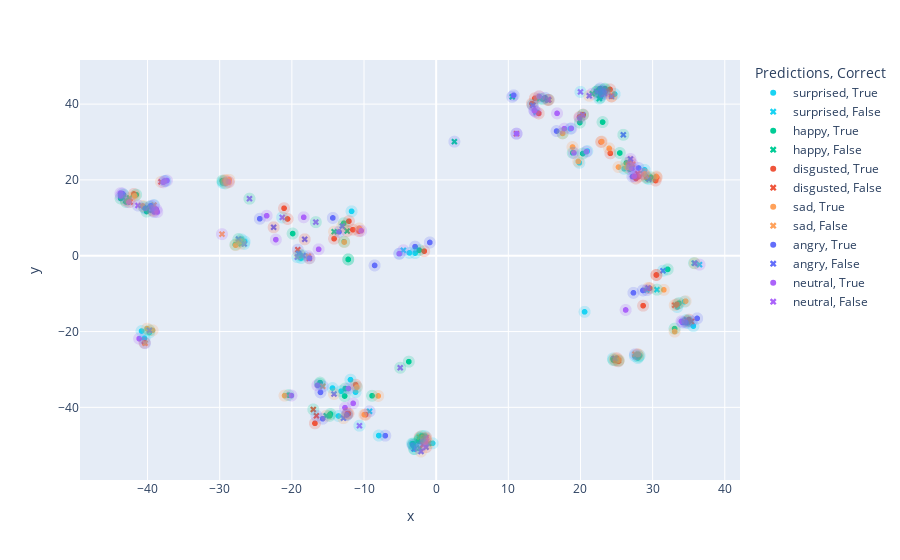

Notebook source saved alongside this figure:
### Code cell
predictions_series = pd.Series(predictions, name="Predictions").replace(range(len(CLASS_NAMES)), CLASS_NAMES) #type: ignore
labels_series = pd.Series(labels, name="Label").replace(range(len(CLASS_NAMES)), CLASS_NAMES) # type: ignore
discrete_color_map = dict(zip(CLASS_NAMES, px.colors.qualitative.Plotly))
symbol_map = {1: "circle", 0: "x"}

correct_state = pd.Series(labels_series == predictions_series, name="Correct")
visdf = pd.concat([data_points2d_df, labels_series, predictions_series, correct_state], axis=1)
visdf2 = pd.concat([data_points2d_df, labels_series, predictions_series, correct_state], axis=1)
fig = px.scatter(visdf, x="x", y="y", color="Predictions", hover_data=["Label"], symbol="Correct", color_discrete_map=discrete_color_map, symbol_map=symbol_map)
fig2 = px.scatter(visdf, x="x", y="y", color="Label", hover_data=["Predictions"], opacity=0.2, color_discrete_map=discrete_color_map)

fig2.update_traces(dict(
  marker=dict(
    size=12,
  ),
  showlegend=False
))

fig.add_traces(fig2.data)

fig.show()

### Figure 1 — Plotly figure (JSON) as saved in the notebook; plotly's stock layout.template omitted (floating-point values rounded to 4 significant figures)
{"data": [{"customdata": [["surprised"], ["surprised"], ["surprised"], ["surprised"], ["surprised"], ["surprised"], ["surprised"], ["surprised"], ["surprised"], ["surprised"], ["surprised"], ["surprised"], ["surprised"], ["surprised"], ["surprised"], ["surprised"], ["surprised"], ["surprised"], ["surprised"], ["surprised"], ["surprised"], ["surprised"], ["surprised"], ["surprised"], ["surprised"], ["surprised"], ["surprised"], ["surprised"], ["surprised"], ["surprised"], ["surprised"], ["surprised"], ["surprised"], ["surprised"], ["surprised"], ["surprised"], ["surprised"], ["surprised"], ["surprised"], ["surprised"], ["surprised"], ["surprised"], ["surprised"]], "hovertemplate": "Predictions=surprised<br>Correct=True<br>x=%{x}<br>y=%{y}<br>Label=%{customdata[0]}<extra></extra>", "legendgroup": "surprised, True", "marker": {"color": "#19D3F3", "symbol": "circle"}, "mode": "markers", "name": "surprised, True", "showlegend": true, "type": "scattergl", "x": [-11.73, -13.53, -26.55, -26.98, -27.11, 34.88, 20.57, -7.956, 28.19, 27.96, 27.53, 35.65, -11.01, -13.18, -14.37, -11.87, 19.84, -12.35, -3.712, -29.58, -29.59, -29.23, 24.49, 34.42, -18.73, 33.41, 20.95, -2.98, -0.4907, -37.52, -2.202, -3.343, -1.578, 18.6, 28.89, 26.05, -11.18, -40.43, -40.83, -39.75, -2.918, -5.076, 24.73], "xaxis": "x", "y": [11.72, -42.28, 3.734, 4.294, 3.777, -17.73, -14.8, -47.44, -26.32, -26.99, -26.44, -18.57, -34.62, -35.74, -34.92, -32.7, 24.51, -41.96, 0.7559, 19.54, 19.2, 19.08, -27.13, -12.12, -0.6026, -13.52, 27.6, -51.02, -49.48, 19.7, -49.0, -49.58, -47.59, 33.52, 22.65, 22.95, -35.98, -21.8, -19.88, -20.24, 0.7006, 0.5407, 42.65], "yaxis": "y"}, {"customdata": [["neutral"], ["neutral"], ["angry"], ["happy"], ["angry"], ["neutral"], ["neutral"], ["happy"]], "hovertemplate": "Predictions=surprised<br>Correct=False<br>x=%{x}<br>y=%{y}<br>Label=%{customdata[0]}<extra></extra>", "legendgroup": "surprised, False", "marker": {"color": "#19D3F3", "symbol": "x"}, "mode": "markers", "name": "surprised, False", "showlegend": true, "type": "scattergl", "x": [-39.16, 13.87, 29.2, 30.6, -9.233, 36.5, -4.542, 35.75], "xaxis": "x", "y": [13.28, 37.84, -9.07, -8.946, -41.05, -2.349, 1.444, -1.951], "yaxis": "y"}, {"customdata": [["happy"], ["happy"], ["happy"], ["happy"], ["happy"], ["happy"], ["happy"], ["happy"], ["happy"], ["happy"], ["happy"], ["happy"], ["happy"], ["happy"], ["happy"], ["happy"], ["happy"], ["happy"], ["happy"], ["happy"], ["happy"], ["happy"], ["happy"], ["happy"], ["happy"], ["happy"], ["happy"], ["happy"], ["happy"], ["happy"], ["happy"], ["happy"], ["happy"], ["happy"], ["happy"], ["happy"], ["happy"], ["happy"], ["happy"], ["happy"], ["happy"], ["happy"], ["happy"], ["happy"], ["happy"], ["happy"], ["happy"], ["happy"], ["happy"], ["happy"], ["happy"], ["happy"], ["happy"], ["happy"]], "hovertemplate": "Predictions=happy<br>Correct=True<br>x=%{x}<br>y=%{y}<br>Label=%{customdata[0]}<extra></extra>", "legendgroup": "happy, True", "marker": {"color": "#00CC96", "symbol": "circle"}, "mode": "markers", "name": "happy, True", "showlegend": true, "type": "scattergl", "x": [-14.77, -12.69, 34.82, -27.83, -43.33, -40.13, -43.73, -41.58, -42.98, -40.5, -39.68, 28.06, -12.18, -12.19, 33.05, -12.59, -19.89, -16.14, -16.09, 32.09, -3.789, -20.46, -29.63, 24.56, -12.8, -14.66, -18.78, 33.64, 18.93, 20.31, -2.234, -2.257, -2.47, -3.14, -3.204, -1.996, 19.92, 17.52, 14.75, 26.36, 26.82, 29.19, 29.72, 23.07, -8.882, -12.76, 25.45, -2.353, 22.78, 22.73, 23.39, 23.32, 22.26, 22.56], "xaxis": "x", "y": [-42.24, -37.02, -17.21, 2.928, 16.05, 11.67, 15.11, 16.09, 14.18, 12.82, 12.92, -26.62, -0.9801, -0.9802, -19.23, -35.05, 5.847, -33.83, -33.48, -3.591, -27.95, -36.78, 19.79, -27.52, 8.582, -41.75, 0.09715, -12.52, 27.14, 26.96, -48.11, -48.32, -48.93, -49.9, -49.58, -47.59, 35.13, 32.3, 41.36, 24.47, 22.84, 20.49, 20.7, 35.26, -36.95, 3.692, 27.1, 1.472, 42.67, 41.73, 44.07, 43.82, 43.29, 43.8], "yaxis": "y"}, {"customdata": [["disgusted"], ["sad"], ["sad"], ["sad"], ["surprised"], ["sad"], ["disgusted"], ["angry"], ["angry"], ["sad"], ["neutral"], ["surprised"], ["disgusted"], ["neutral"], ["neutral"], ["surprised"]], "hovertemplate": "Predictions=happy<br>Correct=False<br>x=%{x}<br>y=%{y}<br>Label=%{customdata[0]}<extra></extra>", "legendgroup": "happy, False", "marker": {"color": "#00CC96", "symbol": "x"}, "mode": "markers", "name": "happy, False", "showlegend": true, "type": "scattergl", "x": [-12.34, -15.24, -14.15, -27.01, 34.7, -42.48, -43.02, 10.54, 2.523, -1.049, -2.26, 14.34, 15.6, 28.66, 21.63, 22.61], "xaxis": "x", "y": [6.514, -42.23, 6.338, 3.156, -16.92, 15.22, 14.6, 41.92, 30.09, -49.51, -50.78, 41.45, 41.13, 21.6, 42.73, 41.45], "yaxis": "y"}, {"customdata": [["disgusted"], ["disgusted"], ["disgusted"], ["disgusted"], ["disgusted"], ["disgusted"], ["disgusted"], ["disgusted"], ["disgusted"], ["disgusted"], ["disgusted"], ["disgusted"], ["disgusted"], ["disgusted"], ["disgusted"], ["disgusted"], ["disgusted"], ["disgusted"], ["disgusted"], ["disgusted"], ["disgusted"], ["disgusted"], ["disgusted"], ["disgusted"], ["disgusted"], ["disgusted"], ["disgusted"], ["disgusted"], ["disgusted"], ["disgusted"], ["disgusted"], ["disgusted"], ["disgusted"], ["disgusted"], ["disgusted"], ["disgusted"], ["disgusted"], ["disgusted"], ["disgusted"], ["disgusted"], ["disgusted"], ["disgusted"], ["disgusted"], ["disgusted"], ["disgusted"]], "hovertemplate": "Predictions=disgusted<br>Correct=True<br>x=%{x}<br>y=%{y}<br>Label=%{customdata[0]}<extra></extra>", "legendgroup": "disgusted, True", "marker": {"color": "#EF553B", "symbol": "circle"}, "mode": "markers", "name": "disgusted, True", "showlegend": true, "type": "scattergl", "x": [-40.43, -16.8, 34.77, 35.03, 22.86, -39.2, -41.89, 27.86, 14.22, 13.27, 30.53, 30.51, -21.08, -20.6, -11.16, -12.16, -12.3, -9.791, -29.3, 25.03, 25.25, 24.83, -14.15, 33.37, -1.521, 19.87, 20.37, 13.68, 30.55, 26.91, 29.16, 27.68, 28.06, 30.41, -12.09, -11.55, 24.13, 29.6, -10.69, -1.652, 24.1, 24.31, 22.66, 23.42, 28.68], "xaxis": "x", "y": [-22.96, -44.21, -17.32, -16.86, 30.02, 11.83, 16.3, -26.05, 37.55, 40.12, -5.065, -5.079, 12.53, 9.697, -34.04, -41.64, -41.64, -41.93, 19.91, -27.04, -27.85, -27.61, 4.493, -12.8, -48.23, 36.6, 37.23, 41.54, 20.65, 24.88, 20.79, 20.39, 20.89, 19.85, 9.111, 6.876, 27.02, -8.574, 6.49, 1.205, 43.87, 42.04, 43.3, 43.27, -13.18], "yaxis": "y"}, {"customdata": [["angry"], ["sad"], ["happy"], ["angry"], ["happy"], ["happy"], ["angry"], ["sad"], ["angry"], ["sad"], ["angry"], ["sad"], ["sad"], ["sad"], ["neutral"], ["angry"]], "hovertemplate": "Predictions=disgusted<br>Correct=False<br>x=%{x}<br>y=%{y}<br>Label=%{customdata[0]}<extra></extra>", "legendgroup": "disgusted, False", "marker": {"color": "#EF553B", "symbol": "x"}, "mode": "markers", "name": "disgusted, False", "showlegend": true, "type": "scattergl", "x": [35.38, -42.42, 13.38, 11.13, 25.27, -17.03, -16.6, 33.06, -19.17, -17.6, -1.82, -38.14, -1.434, 26.66, 27.93, 27.1], "xaxis": "x", "y": [-17.34, 14.17, 39.8, 32.2, -27.65, -40.56, -42.21, -13.05, 1.597, -0.6841, -49.86, 19.49, -48.42, 23.74, 21.66, 23.21], "yaxis": "y"}, {"customdata": [["sad"], ["sad"], ["sad"], ["sad"], ["sad"], ["sad"], ["sad"], ["sad"], ["sad"], ["sad"], ["sad"], ["sad"], ["sad"], ["sad"], ["sad"], ["sad"], ["sad"], ["sad"], ["sad"], ["sad"], ["sad"], ["sad"], ["sad"], ["sad"], ["sad"], ["sad"], ["sad"], ["sad"], ["sad"], ["sad"], ["sad"], ["sad"]], "hovertemplate": "Predictions=sad<br>Correct=True<br>x=%{x}<br>y=%{y}<br>Label=%{customdata[0]}<extra></extra>", "legendgroup": "sad, True", "marker": {"color": "#FFA15A", "symbol": "circle"}, "mode": "markers", "name": "sad, True", "showlegend": true, "type": "scattergl", "x": [22.95, -27.19, -27.79, -41.79, -40.67, 28.03, 33.05, -10.99, 31.55, -10.66, -9.957, -21.01, -29.1, -29.11, -28.72, 25.32, -28.67, 34.57, 23.97, 17.52, 14.24, 25.27, 26.46, 28.86, 30.51, 28.81, 18.9, -8.03, -12.73, -40.06, -39.31, 19.69], "xaxis": "x", "y": [30.11, 3.757, 2.787, 15.78, 13.13, -26.04, -20.01, -34.66, -8.997, 7.21, -41.92, -36.91, 19.17, 19.91, 19.39, -27.52, 20.02, -12.0, 28.34, 32.28, 42.07, 23.39, 23.33, 21.56, 20.91, 21.53, 28.68, -36.99, 3.611, -19.24, -19.68, 24.89], "yaxis": "y"}, {"customdata": [["angry"], ["surprised"], ["angry"], ["neutral"], ["disgusted"], ["neutral"], ["neutral"], ["angry"]], "hovertemplate": "Predictions=sad<br>Correct=False<br>x=%{x}<br>y=%{y}<br>Label=%{customdata[0]}<extra></extra>", "legendgroup": "sad, False", "marker": {"color": "#FFA15A", "symbol": "x"}, "mode": "markers", "name": "sad, False", "showlegend": true, "type": "scattergl", "x": [-40.35, -39.11, 27.55, -17.73, -2.287, 27.23, -29.69, -15.71], "xaxis": "x", "y": [-23.07, 13.36, -26.01, -0.1103, -47.86, 24.11, 5.697, -34.44], "yaxis": "y"}, {"customdata": [["angry"], ["angry"], ["angry"], ["angry"], ["angry"], ["angry"], ["angry"], ["angry"], ["angry"], ["angry"], ["angry"], ["angry"], ["angry"], ["angry"], ["angry"], ["angry"], ["angry"], ["angry"], ["angry"], ["angry"], ["angry"], ["angry"], ["angry"], ["angry"], ["angry"], ["angry"], ["angry"], ["angry"], ["angry"], ["angry"], ["angry"]], "hovertemplate": "Predictions=angry<br>Correct=True<br>x=%{x}<br>y=%{y}<br>Label=%{customdata[0]}<extra></extra>", "legendgroup": "angry, True", "marker": {"color": "#636EFA", "symbol": "circle"}, "mode": "markers", "name": "angry, True", "showlegend": true, "type": "scattergl", "x": [-16.03, 34.13, 34.63, -43.49, -7.054, -40.31, -39.09, -39.54, 16.69, 10.74, 13.64, -8.531, -24.44, -13.46, -12.39, -2.926, -15.73, -14.32, -17.56, 36.17, -3.223, -37.66, 15.07, 27.21, 28.05, 28.65, 27.34, -0.8785, 22.92, 23.19, 22.75], "xaxis": "x", "y": [-36.05, -17.59, -17.65, 16.39, -47.47, 12.49, 11.55, 13.17, 32.89, 42.32, 38.23, -2.558, 9.761, 6.3, -42.01, 2.398, -43.0, 9.971, -0.6575, -16.54, -49.98, 19.72, 41.66, 20.89, 23.14, -9.158, -9.791, 3.501, 42.41, 43.45, 44.12], "yaxis": "y"}, {"customdata": [["happy"], ["surprised"], ["sad"], ["neutral"], ["surprised"], ["sad"], ["sad"], ["happy"], ["sad"], ["sad"], ["sad"], ["sad"], ["surprised"], ["happy"], ["disgusted"], ["sad"], ["disgusted"], ["neutral"], ["disgusted"], ["happy"], ["disgusted"], ["sad"], ["sad"], ["sad"], ["happy"]], "hovertemplate": "Predictions=angry<br>Correct=False<br>x=%{x}<br>y=%{y}<br>Label=%{customdata[0]}<extra></extra>", "legendgroup": "angry, False", "marker": {"color": "#636EFA", "symbol": "x"}, "mode": "markers", "name": "angry, False", "showlegend": true, "type": "scattergl", "x": [-27.4, -26.61, -39.35, 13.4, 31.43, -14.16, 29.39, -39.74, -13.01, 24.77, -12.86, -19.06, -18.46, -3.061, -1.394, -2.103, 15.46, 26.93, -22.52, 25.94, -18.22, 35.85, 21.22, 24.31, 22.25], "xaxis": "x", "y": [4.395, 3.129, 12.0, 39.66, -3.961, -36.49, -8.499, -19.67, 7.821, -27.09, -42.85, 0.5902, 0.06347, -50.99, -50.5, -51.65, 41.12, 25.52, 7.506, 31.9, 4.343, -1.993, 42.21, 42.04, 43.29], "yaxis": "y"}, {"customdata": [["neutral"], ["neutral"], ["neutral"], ["neutral"], ["neutral"], ["neutral"], ["neutral"], ["neutral"], ["neutral"], ["neutral"], ["neutral"], ["neutral"], ["neutral"], ["neutral"], ["neutral"], ["neutral"], ["neutral"], ["neutral"], ["neutral"], ["neutral"], ["neutral"], ["neutral"], ["neutral"], ["neutral"], ["neutral"], ["neutral"], ["neutral"], ["neutral"], ["neutral"], ["neutral"], ["neutral"], ["neutral"], ["neutral"], ["neutral"]], "hovertemplate": "Predictions=neutral<br>Correct=True<br>x=%{x}<br>y=%{y}<br>Label=%{customdata[0]}<extra></extra>", "legendgroup": "neutral, True", "marker": {"color": "#AB63FA", "symbol": "circle"}, "mode": "markers", "name": "neutral, True", "showlegend": true, "type": "scattergl", "x": [34.0, -43.72, -43.75, -42.59, -38.77, -38.65, 17.76, 13.61, -23.49, -22.22, -41.16, -18.36, -12.17, -16.47, -20.07, -28.79, 11.15, -12.64, 19.1, 20.82, -37.83, -37.31, -1.501, 18.73, 19.89, 14.27, 27.46, 27.09, 16.75, 26.26, -16.29, -11.5, -10.4, -5.132], "xaxis": "x", "y": [-17.3, 15.81, 16.5, 14.12, 12.2, 11.55, 33.52, 38.33, 10.55, 4.252, -21.87, 10.15, -35.04, -34.19, -36.88, 19.5, 32.21, -40.08, 27.14, 27.45, 19.37, 19.84, -49.17, 33.6, 36.35, 42.03, 20.99, 23.05, 37.56, -14.31, 1.697, -38.94, 6.58, 0.5189], "yaxis": "y"}, {"customdata": [["angry"], ["happy"], ["happy"], ["happy"], ["surprised"], ["surprised"], ["disgusted"], ["happy"], ["surprised"], ["surprised"], ["surprised"], ["surprised"], ["angry"]], "hovertemplate": "Predictions=neutral<br>Correct=False<br>x=%{x}<br>y=%{y}<br>Label=%{customdata[0]}<extra></extra>", "legendgroup": "neutral, False", "marker": {"color": "#AB63FA", "symbol": "x"}, "mode": "markers", "name": "neutral, False", "showlegend": true, "type": "scattergl", "x": [-41.33, -25.87, -16.68, -4.981, -10.64, -19.24, -1.379, 20.32, 20.0, 15.56, 29.49, -21.34, 23.34], "xaxis": "x", "y": [13.26, 15.05, 8.866, -29.55, -44.84, -0.3774, -47.98, 37.17, 43.22, 41.17, 20.2, 10.11, 42.8], "yaxis": "y"}, {"customdata": [["surprised"], ["surprised"], ["surprised"], ["surprised"], ["angry"], ["surprised"], ["surprised"], ["happy"], ["surprised"], ["surprised"], ["sad"], ["surprised"], ["surprised"], ["surprised"], ["angry"], ["surprised"], ["surprised"], ["surprised"], ["surprised"], ["surprised"], ["surprised"], ["surprised"], ["surprised"], ["surprised"], ["surprised"], ["surprised"], ["surprised"], ["neutral"], ["angry"], ["surprised"], ["surprised"], ["neutral"], ["surprised"], ["surprised"], ["surprised"], ["surprised"], ["surprised"], ["surprised"], ["surprised"], ["surprised"], ["surprised"], ["neutral"], ["neutral"], ["happy"], ["surprised"], ["surprised"], ["neutral"], ["surprised"], ["surprised"], ["neutral"], ["surprised"], ["surprised"], ["surprised"], ["surprised"], ["surprised"], ["happy"]], "hovertemplate": "Label=surprised<br>x=%{x}<br>y=%{y}<br>Predictions=%{customdata[0]}<extra></extra>", "legendgroup": "surprised", "marker": {"color": "#19D3F3", "opacity": 0.2, "size": 12, "symbol": "circle"}, "mode": "markers", "name": "surprised", "showlegend": false, "type": "scattergl", "x": [-11.73, -13.53, -26.55, -26.98, -26.61, -27.11, 34.88, 34.7, 20.57, -7.956, -39.11, 28.19, 27.96, 27.53, 31.43, 35.65, -11.01, -13.18, -14.37, -11.87, 19.84, -12.35, -3.712, -29.58, -29.59, -29.23, 24.49, -10.64, -18.46, 34.42, -18.73, -19.24, 33.41, 20.95, -2.98, -0.4907, -37.52, -2.202, -3.343, -1.578, 18.6, 20.0, 15.56, 14.34, 28.89, 26.05, 29.49, -11.18, -40.43, -21.34, -40.83, -39.75, -2.918, -5.076, 24.73, 22.61], "xaxis": "x", "y": [11.72, -42.28, 3.734, 4.294, 3.129, 3.777, -17.73, -16.92, -14.8, -47.44, 13.36, -26.32, -26.99, -26.44, -3.961, -18.57, -34.62, -35.74, -34.92, -32.7, 24.51, -41.96, 0.7559, 19.54, 19.2, 19.08, -27.13, -44.84, 0.06347, -12.12, -0.6026, -0.3774, -13.52, 27.6, -51.02, -49.48, 19.7, -49.0, -49.58, -47.59, 33.52, 43.22, 41.17, 41.45, 22.65, 22.95, 20.2, -35.98, -21.8, 10.11, -19.88, -20.24, 0.7006, 0.5407, 42.65, 41.45], "yaxis": "y"}, {"customdata": [["happy"], ["disgusted"], ["disgusted"], ["disgusted"], ["disgusted"], ["disgusted"], ["disgusted"], ["disgusted"], ["happy"], ["disgusted"], ["disgusted"], ["disgusted"], ["disgusted"], ["disgusted"], ["disgusted"], ["disgusted"], ["disgusted"], ["disgusted"], ["disgusted"], ["disgusted"], ["disgusted"], ["disgusted"], ["disgusted"], ["disgusted"], ["disgusted"], ["disgusted"], ["angry"], ["sad"], ["disgusted"], ["neutral"], ["disgusted"], ["disgusted"], ["happy"], ["angry"], ["disgusted"], ["disgusted"], ["disgusted"], ["disgusted"], ["disgusted"], ["disgusted"], ["disgusted"], ["angry"], ["disgusted"], ["angry"], ["disgusted"], ["disgusted"], ["disgusted"], ["disgusted"], ["disgusted"], ["disgusted"], ["disgusted"], ["disgusted"], ["disgusted"], ["disgusted"]], "hovertemplate": "Label=disgusted<br>x=%{x}<br>y=%{y}<br>Predictions=%{customdata[0]}<extra></extra>", "legendgroup": "disgusted", "marker": {"color": "#EF553B", "opacity": 0.2, "size": 12, "symbol": "circle"}, "mode": "markers", "name": "disgusted", "showlegend": false, "type": "scattergl", "x": [-12.34, -40.43, -16.8, 34.77, 35.03, 22.86, -39.2, -41.89, -43.02, 27.86, 14.22, 13.27, 30.53, 30.51, -21.08, -20.6, -11.16, -12.16, -12.3, -9.791, -29.3, 25.03, 25.25, 24.83, -14.15, 33.37, -1.394, -2.287, -1.521, -1.379, 19.87, 20.37, 15.6, 15.46, 13.68, 30.55, 26.91, 29.16, 27.68, 28.06, 30.41, -22.52, -12.09, -18.22, -11.55, 24.13, 29.6, -10.69, -1.652, 24.1, 24.31, 22.66, 23.42, 28.68], "xaxis": "x", "y": [6.514, -22.96, -44.21, -17.32, -16.86, 30.02, 11.83, 16.3, 14.6, -26.05, 37.55, 40.12, -5.065, -5.079, 12.53, 9.697, -34.04, -41.64, -41.64, -41.93, 19.91, -27.04, -27.85, -27.61, 4.493, -12.8, -50.5, -47.86, -48.23, -47.98, 36.6, 37.23, 41.13, 41.12, 41.54, 20.65, 24.88, 20.79, 20.39, 20.89, 19.85, 7.506, 9.111, 4.343, 6.876, 27.02, -8.574, 6.49, 1.205, 43.87, 42.04, 43.3, 43.27, -13.18], "yaxis": "y"}, {"customdata": [["happy"], ["happy"], ["angry"], ["happy"], ["happy"], ["happy"], ["happy"], ["happy"], ["happy"], ["happy"], ["happy"], ["happy"], ["neutral"], ["happy"], ["disgusted"], ["happy"], ["happy"], ["happy"], ["happy"], ["happy"], ["happy"], ["happy"], ["surprised"], ["angry"], ["happy"], ["neutral"], ["neutral"], ["happy"], ["happy"], ["happy"], ["disgusted"], ["happy"], ["happy"], ["disgusted"], ["happy"], ["happy"], ["happy"], ["happy"], ["happy"], ["angry"], ["happy"], ["happy"], ["happy"], ["happy"], ["happy"], ["happy"], ["happy"], ["happy"], ["neutral"], ["happy"], ["happy"], ["happy"], ["happy"], ["happy"], ["angry"], ["happy"], ["happy"], ["happy"], ["happy"], ["happy"], ["surprised"], ["happy"], ["happy"], ["happy"], ["happy"], ["happy"], ["angry"], ["happy"]], "hovertemplate": "Label=happy<br>x=%{x}<br>y=%{y}<br>Predictions=%{customdata[0]}<extra></extra>", "legendgroup": "happy", "marker": {"color": "#00CC96", "opacity": 0.2, "size": 12, "symbol": "circle"}, "mode": "markers", "name": "happy", "showlegend": false, "type": "scattergl", "x": [-14.77, -12.69, -27.4, 34.82, -27.83, -43.33, -40.13, -43.73, -41.58, -42.98, -40.5, -39.68, -25.87, 28.06, 13.38, -12.18, -12.19, 33.05, -12.59, -19.89, -16.14, -16.09, 30.6, -39.74, 32.09, -16.68, -4.981, -3.789, -20.46, -29.63, 25.27, 24.56, -12.8, -17.03, -14.66, -18.78, 33.64, 18.93, 20.31, -3.061, -2.234, -2.257, -2.47, -3.14, -3.204, -1.996, 19.92, 17.52, 20.32, 14.75, 26.36, 26.82, 29.19, 29.72, 25.94, 23.07, -8.882, -12.76, 25.45, -2.353, 35.75, 22.78, 22.73, 23.39, 23.32, 22.26, 22.25, 22.56], "xaxis": "x", "y": [-42.24, -37.02, 4.395, -17.21, 2.928, 16.05, 11.67, 15.11, 16.09, 14.18, 12.82, 12.92, 15.05, -26.62, 39.8, -0.9801, -0.9802, -19.23, -35.05, 5.847, -33.83, -33.48, -8.946, -19.67, -3.591, 8.866, -29.55, -27.95, -36.78, 19.79, -27.65, -27.52, 8.582, -40.56, -41.75, 0.09715, -12.52, 27.14, 26.96, -50.99, -48.11, -48.32, -48.93, -49.9, -49.58, -47.59, 35.13, 32.3, 37.17, 41.36, 24.47, 22.84, 20.49, 20.7, 31.9, 35.26, -36.95, 3.692, 27.1, 1.472, -1.951, 42.67, 41.73, 44.07, 43.82, 43.29, 43.29, 43.8], "yaxis": "y"}, {"customdata": [["happy"], ["happy"], ["sad"], ["happy"], ["sad"], ["sad"], ["sad"], ["sad"], ["happy"], ["disgusted"], ["angry"], ["sad"], ["sad"], ["angry"], ["sad"], ["sad"], ["angry"], ["sad"], ["sad"], ["angry"], ["sad"], ["sad"], ["sad"], ["sad"], ["sad"], ["sad"], ["angry"], ["angry"], ["angry"], ["sad"], ["disgusted"], ["disgusted"], ["happy"], ["angry"], ["sad"], ["disgusted"], ["disgusted"], ["sad"], ["sad"], ["sad"], ["sad"], ["disgusted"], ["sad"], ["sad"], ["sad"], ["sad"], ["sad"], ["sad"], ["sad"], ["sad"], ["sad"], ["angry"], ["angry"], ["angry"]], "hovertemplate": "Label=sad<br>x=%{x}<br>y=%{y}<br>Predictions=%{customdata[0]}<extra></extra>", "legendgroup": "sad", "marker": {"color": "#FFA15A", "opacity": 0.2, "size": 12, "symbol": "circle"}, "mode": "markers", "name": "sad", "showlegend": false, "type": "scattergl", "x": [-15.24, -14.15, 22.95, -27.01, -27.19, -27.79, -41.79, -40.67, -42.48, -42.42, -39.35, 28.03, 33.05, -14.16, -10.99, 31.55, 29.39, -10.66, -9.957, -13.01, -21.01, -29.1, -29.11, -28.72, 25.32, -28.67, 24.77, -12.86, -19.06, 34.57, 33.06, -17.6, -1.049, -2.103, 23.97, -38.14, -1.434, 17.52, 14.24, 25.27, 26.46, 26.66, 28.86, 30.51, 28.81, 18.9, -8.03, -12.73, -40.06, -39.31, 19.69, 35.85, 21.22, 24.31], "xaxis": "x", "y": [-42.23, 6.338, 30.11, 3.156, 3.757, 2.787, 15.78, 13.13, 15.22, 14.17, 12.0, -26.04, -20.01, -36.49, -34.66, -8.997, -8.499, 7.21, -41.92, 7.821, -36.91, 19.17, 19.91, 19.39, -27.52, 20.02, -27.09, -42.85, 0.5902, -12.0, -13.05, -0.6841, -49.51, -51.65, 28.34, 19.49, -48.42, 32.28, 42.07, 23.39, 23.33, 23.74, 21.56, 20.91, 21.53, 28.68, -36.99, 3.611, -19.24, -19.68, 24.89, -1.993, 42.21, 42.04], "yaxis": "y"}, {"customdata": [["sad"], ["angry"], ["angry"], ["angry"], ["disgusted"], ["neutral"], ["angry"], ["angry"], ["angry"], ["angry"], ["angry"], ["sad"], ["angry"], ["happy"], ["angry"], ["angry"], ["angry"], ["surprised"], ["happy"], ["angry"], ["surprised"], ["angry"], ["angry"], ["angry"], ["angry"], ["disgusted"], ["angry"], ["disgusted"], ["disgusted"], ["angry"], ["disgusted"], ["angry"], ["angry"], ["angry"], ["angry"], ["angry"], ["angry"], ["disgusted"], ["sad"], ["angry"], ["angry"], ["angry"], ["angry"], ["neutral"], ["angry"], ["angry"]], "hovertemplate": "Label=angry<br>x=%{x}<br>y=%{y}<br>Predictions=%{customdata[0]}<extra></extra>", "legendgroup": "angry", "marker": {"color": "#636EFA", "opacity": 0.2, "size": 12, "symbol": "circle"}, "mode": "markers", "name": "angry", "showlegend": false, "type": "scattergl", "x": [-40.35, -16.03, 34.13, 34.63, 35.38, -41.33, -43.49, -7.054, -40.31, -39.09, -39.54, 27.55, 16.69, 10.54, 10.74, 13.64, -8.531, 29.2, 2.523, -24.44, -9.233, -13.46, -12.39, -2.926, -15.73, 11.13, -14.32, -16.6, -19.17, -17.56, -1.82, 36.17, -3.223, -37.66, 15.07, 27.21, 28.05, 27.1, -15.71, 28.65, 27.34, -0.8785, 22.92, 23.34, 23.19, 22.75], "xaxis": "x", "y": [-23.07, -36.05, -17.59, -17.65, -17.34, 13.26, 16.39, -47.47, 12.49, 11.55, 13.17, -26.01, 32.89, 41.92, 42.32, 38.23, -2.558, -9.07, 30.09, 9.761, -41.05, 6.3, -42.01, 2.398, -43.0, 32.2, 9.971, -42.21, 1.597, -0.6575, -49.86, -16.54, -49.98, 19.72, 41.66, 20.89, 23.14, 23.21, -34.44, -9.158, -9.791, 3.501, 42.41, 42.8, 43.45, 44.12], "yaxis": "y"}, {"customdata": [["neutral"], ["neutral"], ["neutral"], ["neutral"], ["neutral"], ["surprised"], ["neutral"], ["neutral"], ["angry"], ["surprised"], ["neutral"], ["neutral"], ["neutral"], ["neutral"], ["neutral"], ["neutral"], ["neutral"], ["neutral"], ["neutral"], ["neutral"], ["neutral"], ["sad"], ["neutral"], ["neutral"], ["happy"], ["neutral"], ["neutral"], ["neutral"], ["neutral"], ["neutral"], ["neutral"], ["angry"], ["sad"], ["happy"], ["disgusted"], ["neutral"], ["neutral"], ["surprised"], ["neutral"], ["neutral"], ["sad"], ["neutral"], ["neutral"], ["neutral"], ["surprised"], ["neutral"], ["happy"]], "hovertemplate": "Label=neutral<br>x=%{x}<br>y=%{y}<br>Predictions=%{customdata[0]}<extra></extra>", "legendgroup": "neutral", "marker": {"color": "#AB63FA", "opacity": 0.2, "size": 12, "symbol": "circle"}, "mode": "markers", "name": "neutral", "showlegend": false, "type": "scattergl", "x": [34.0, -43.72, -43.75, -42.59, -38.77, -39.16, -38.65, 17.76, 13.4, 13.87, 13.61, -23.49, -22.22, -41.16, -18.36, -12.17, -16.47, -20.07, -28.79, 11.15, -12.64, -17.73, 19.1, 20.82, -2.26, -37.83, -37.31, -1.501, 18.73, 19.89, 14.27, 26.93, 27.23, 28.66, 27.93, 27.46, 27.09, 36.5, 16.75, 26.26, -29.69, -16.29, -11.5, -10.4, -4.542, -5.132, 21.63], "xaxis": "x", "y": [-17.3, 15.81, 16.5, 14.12, 12.2, 13.28, 11.55, 33.52, 39.66, 37.84, 38.33, 10.55, 4.252, -21.87, 10.15, -35.04, -34.19, -36.88, 19.5, 32.21, -40.08, -0.1103, 27.14, 27.45, -50.78, 19.37, 19.84, -49.17, 33.6, 36.35, 42.03, 25.52, 24.11, 21.6, 21.66, 20.99, 23.05, -2.349, 37.56, -14.31, 5.697, 1.697, -38.94, 6.58, 1.444, 0.5189, 42.73], "yaxis": "y"}], "layout": {"legend": {"title": {"text": "Predictions, Correct"}, "tracegroupgap": 0}, "margin": {"t": 60}, "xaxis": {"anchor": "y", "domain": [0, 1], "title": {"text": "x"}}, "yaxis": {"anchor": "x", "domain": [0, 1], "title": {"text": "y"}}}}
